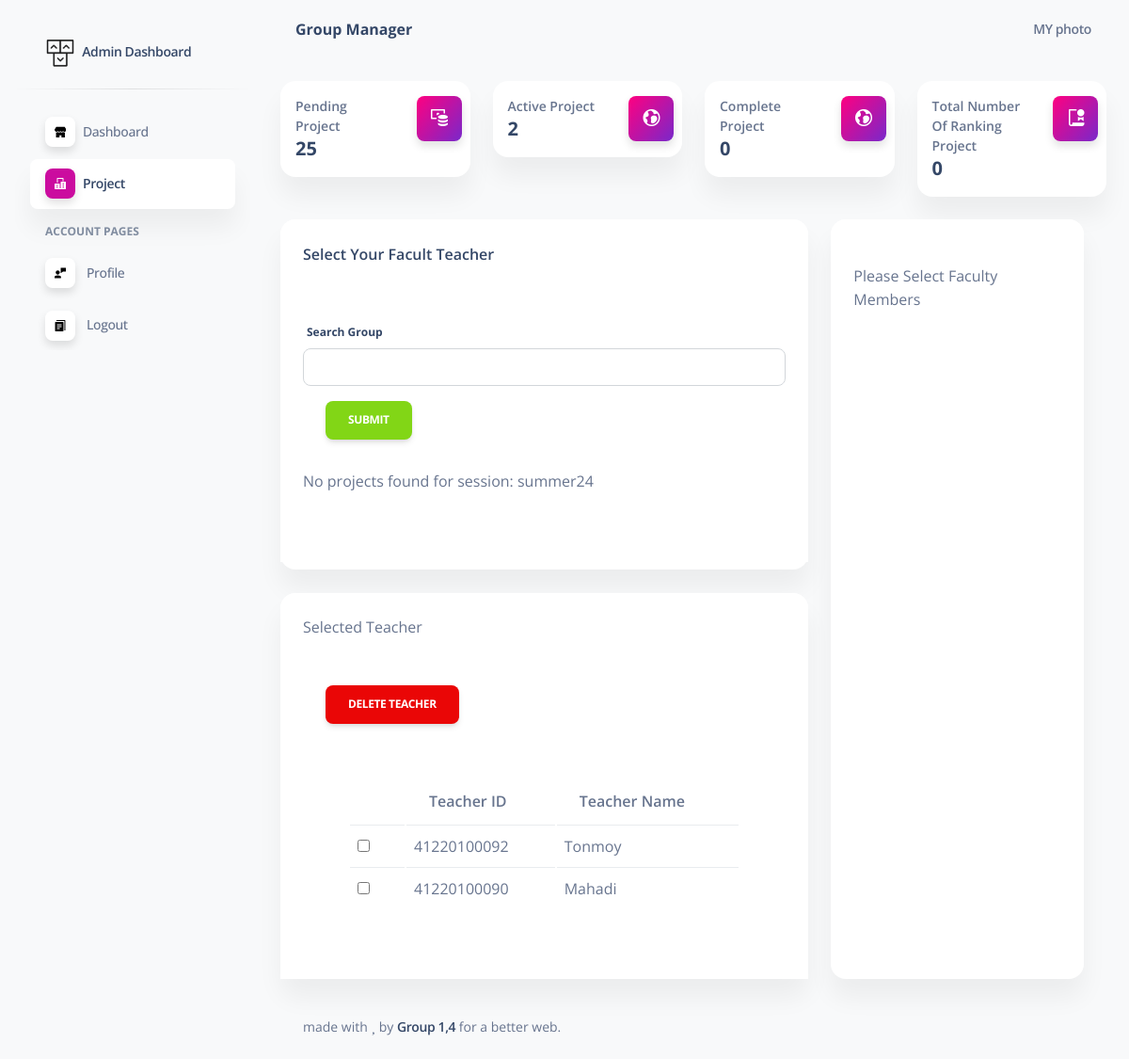
/head_admin_dashboard/project/faculty_selection/index.php (signed in), run on the app's committed database.
### tables this page shows
CREATE TABLE `users` (
  `student_id` varchar(50) NOT NULL,
  `name` varchar(100) DEFAULT NULL,
  `email` varchar(255) NOT NULL,
  `password` varchar(255) NOT NULL,
  `role` enum('student','faculty','admin','super_admin','master_admin') NOT NULL,
  `teacher_id` varchar(50) DEFAULT NULL,
  `id_photo` varchar(255) DEFAULT NULL,
  `profile_picture` varchar(255) DEFAULT NULL,
  `semester` varchar(50) DEFAULT NULL,
  `created_at` timestamp NOT NULL DEFAULT CURRENT_TIMESTAMP,
  `session` varchar(50) DEFAULT NULL,
  `id` int NOT NULL,
  `verify` int NOT NULL DEFAULT '0'
);

CREATE TABLE `summer24faculty` (
  `id` int NOT NULL,
  `teacher_id` varchar(50) DEFAULT NULL,
  `selected_by_head` tinyint(1) DEFAULT NULL
);

### head_admin_dashboard/extention/header_database.php (called while the page is built, shortened)
<?php
 $teacher_id= $_SESSION['admin'];
$query = "SELECT * FROM users WHERE teacher_id = '$teacher_id'";
$result = mysqli_query($connection, $query);
if ($result && mysqli_num_rows($result) > 0) {
    $row = mysqli_fetch_assoc($result);
    $session = $row['session'];
    $name=$row['name'];
}
?>

### head_admin_dashboard/project/faculty_selection/index.php (the view, shortened to what this page needs)
<?php
include '../../../database.php';
 include '../../extention/header_database.php';
$query = "SELECT * FROM users WHERE teacher_id = '$teacher_id'";
$result = mysqli_query($connection, $query);
if ($result && mysqli_num_rows($result) > 0) {
    $row = mysqli_fetch_assoc($result);
    $session = $row['session'];
}
$sessionfaculty = $session . 'faculty';
$sql2 = "SELECT * FROM $sessionfaculty WHERE selected_by_head LIKE '%1%'";
$result2 = $connection->query($sql2);
if ($result2->num_rows > 0) {
$group_app=1;
}
else{
    $group_app=0;
}
?>
<!DOCTYPE html>
<html lang="en">
<head>
    <link href="../../assets/css/nucleo-icons.css" rel="stylesheet" />
    <link href="../../assets/css/nucleo-svg.css" rel="stylesheet" />
    <link href="../../assets/css/nucleo-svg.css" rel="stylesheet" />
    <link id="pagestyle" href="../../assets/css/soft-ui-dashboard.min.css?v=1.0.7" rel="stylesheet" />
</head>
<body class="g-sidenav-show  bg-gray-100">
    <main class="main-content position-relative max-height-vh-100 h-100 border-radius-lg ">
        <nav class="navbar navbar-main navbar-expand-lg px-0 mx-4 shadow-none border-radius-xl" id="navbarBlur"
            navbar-scroll="true">
            <div class="container-fluid py-1 px-3">
                <nav aria-label="breadcrumb">
                    <h6 class="font-weight-bolder mb-0">Group Manager</h6>
                </nav>
                <div class="collapse navbar-collapse mt-sm-0 mt-2 me-md-0 me-sm-4" id="navbar">
                    <ul class="navbar-nav  justify-content-end">
                        <?php include '../../extention/profile_thumbnail.php'; ?>
                    </ul>
                </div>
            </div>
        </nav>
        <div class="container-fluid py-4">
            <div class="row">
            <?php include '../../extention/header.php'; ?>
                <div class="row my-4">
                    <div class="col-lg-8 col-md-6 mb-md-0 mb-4">
                        <div class="card">
                            <div class="card-header pb-0">
                                <div class="row">
                                    <div class="col-lg-6 col-7">
                                         <?php
                                            if( $name)
                                            {
                                         ?>
                                        <h6>Select Your Facult Teacher</h6>
                                        <?php
                                        } else {
                                        ?>
                                        <h6> Your Are Not Eligible For Faculty Selection .Please Contact Department HeadTeacher </h6>
                                        <?php
                                        }
                                        ?>
                                    </div>
                                </div>
                            </div>
                            <div class="card-body px-0 pb-2 ">
                                          <?php
                                            if( $name)
                                            {
                                         ?>
                                                        <div class="table-responsive card-header " >
                                                        <form id="searchForm">
                                                    <div class="mb-3">
                                                        <label for="searchText" class="form-label">Search Group</label>
                                                        <input type="text" class="form-control" id="searchText" name="searchText">
                                                    </div>
                                                    <div class="container">
                                                        <div class="row">
                                                            <div class="col-md-6">
                                                                <div class="mb-3">
                                                                <button type="button" class="btn btn-success" id="selectMine">Submit</button>
                                                                </div>
                                                            </div>
                                                        </div>
                                                    </div>
                                                </form>
                                                        <?php
                                                         $query1 = "SELECT * FROM users WHERE role='faculty' AND
                                                          NOT EXISTS (SELECT 1 FROM $sessionfaculty as s WHERE s.teacher_id = users.teacher_id)";
                                                         $result1 = mysqli_query($connection, $query1);
                                                         if ($result1 && mysqli_num_rows($result1) > 0) {
                                                            echo '<div class="table-container">';
                                                            echo '<table id="searchResults" class="table">';
                                                            echo '<thead>';
                                                            echo '<tr>';
                                                            echo '<th></th>';
                                                            echo '<th>Teacher ID</th>';
                                                            echo '<th>Teacher Name</th>';
                                                            echo '</tr>';
                                                            echo '</thead>';
                                                            echo '<tbody>';
                                                            $rowCount = 0;
                                                            while ($row = mysqli_fetch_assoc($result1)) {
                                                                $rowCount++;
                                                                echo '<tr class="group-row" data-group-number="' . $row['teacher_id'] . '">';
                                                                echo '<td><input type="checkbox" class="row-checkbox" data-row="' . $rowCount . '"></td>';
                                                                echo '<td class="group-number">' . $row['teacher_id'] . '</td>';
                                                                echo '<td>' . $row['name'] . '</td>';
                                                                echo '</tr>';
                                                            }
                                                            echo '</tbody>';
                                                            echo '</table>';
                                                            echo '</div>';
                                                        }
                                                         else {
                                                             echo "No projects found for session: $session ";
                                                         }
                                                         ?>
                                                            </div>
                                                        <div class="table-responsive card-header">
                                                        </div>
                                                        <?php
                                        } else
                                        ?>
                            </div>
                            </div>
                   <br>
                        <div class="card">
                            <div class="card-header pb-0">
                                    <div class="col-lg-6 col-7">
                                       Selected Teacher
                                    </div>
                                    <div class="card-body px-0 pb-2 ">
                                    <div class="table-responsive card-header " >
                                    <?php
                                            if( $name && $group_app==1)
                                            {
                                         ?>
                                                             <div class="col-md-6">
                                                                <div class="mb-3">
                                                                <button type="button" class="btn btn-danger" id="notMine">Delete Teacher</button>
                                                                </div>
                                                            </div>
                                                <div class="table-responsive card-header">
                                                <?php
                                                        $query1 = "SELECT ps.*, u.*
                                                        FROM $sessionfaculty ps
                                                        INNER JOIN users u ON ps.teacher_id = u.teacher_id
                                                        WHERE selected_by_head='1'";
                                                        $result1 = mysqli_query($connection, $query1);
                                                        if ($result1 && mysqli_num_rows($result1) > 0) {
                                                           echo '<div class="table-container">';
                                                           echo '<table id="searchResults" class="table">';
                                                           echo '<thead>';
                                                           echo '<tr>';
                                                           echo '<th></th>';
                                                           echo '<th>Teacher ID</th>';
                                                           echo '<th>Teacher Name</th>';
                                                           echo '</tr>';
                                                           echo '</thead>';
                                                           echo '<tbody>';
                                                           $rowCount = 0;
                                                           while ($row = mysqli_fetch_assoc($result1)) {
                                                               $rowCount++;
                                                               echo '<tr class="group-row" data-group-number="' . $row['teacher_id'] . '">';
                                                               echo '<td><input type="checkbox" class="row-checkbox1" data-row="' . $rowCount . '"></td>';
                                                               echo '<td class="group-number">' . $row['teacher_id'] . '</td>';
                                                               echo '<td>' . $row['name'] . '</td>';
                                                               echo '</tr>';
                                                           }
                                                           echo '</tbody>';
                                                           echo '</table>';
                                                           echo '</div>';
                                                       }
                                                        else {
                                                            echo "Please Select Teacher";
                                                        }
                                                        ?>
                                                 </div>
                                                 <?php
                                        } else
                                        {
                                            echo "Please Select Teacher";
                                        }
                                        ?>
                                    </div>
                                    </div>
                                    </div>
                                    </div>
                    </div>
                    <div class="col-lg-4 col-md-6">
                        <div class="card h-100">
                        <div class="card-header pb-0">
                            </div>
                            <div class="card-header pb-0">
                               Please Select Faculty Members
                            </div>
                            <div class="card-body p-3">
                                <div class=" timeline-one-side">
                                    <div class="  mb-3">
                                    </div>
                                </div>
                            </div>
                        </div>
                    </div>
                </div>
                <footer class="footer pt-3  ">
                    <div class="container-fluid">
                        <div class="row align-items-center justify-content-lg-between">
                            <div class="col-lg-6 mb-lg-0 mb-4">
                                <div class="copyright text-center text-sm text-muted text-lg-start">
                                    made with <i class="fa fa-heart"></i> by
                                    <a href="../contact_us/" class="font-weight-bold" target="_blank">Group 1,4</a>
                                    for a better web.
                                </div>
                            </div>
                        </div>
                    </div>
                </footer>
            </div>
        </div>
    </main>
</body>
</html>

### head_admin_dashboard/project/faculty_selection/index.php (style rules this page uses)
.btn-primary, .btn-danger { margin-right: 5px; }
.table-container { max-height: 400px; overflow-y: auto; }

### data on the page
users: session "summer24"
summer24faculty: users.teacher_id "41220100092", users.name "Tonmoy"
summer24faculty: users.teacher_id "41220100090", users.name "Mahadi"

### other printed values
$groupCount1 "25"
$groupCount2 "2"
$statusCount "0"
$num_approved_projects "0"
